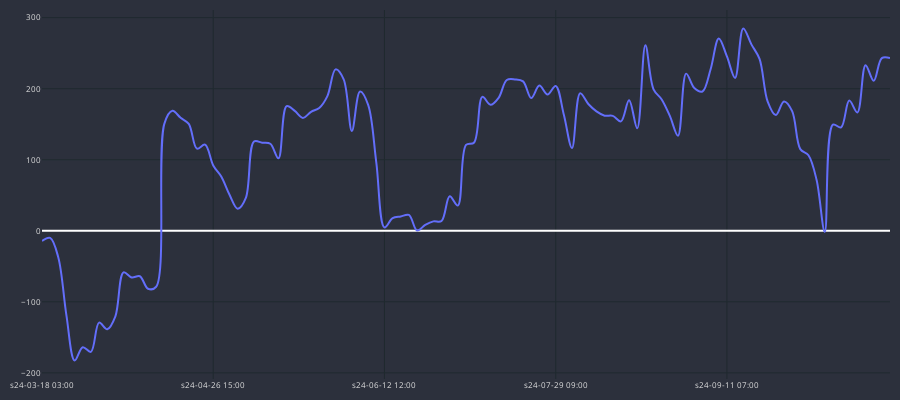
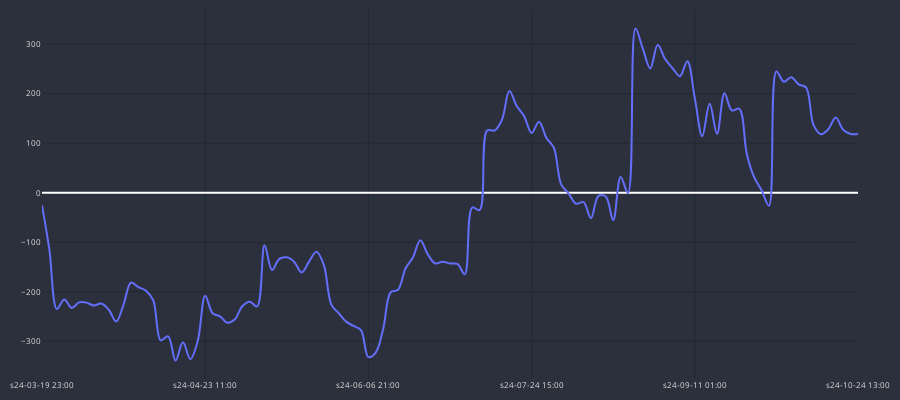

Source (notebook cell) for these figures, in order:
### Code cell
for curr in df_MA_10_MA_40[df_MA_10_MA_40.total_gain > 0].pair.unique():
    temp_gains = df_ma_trades_h1[(df_ma_trades_h1.cross==cross)&
                           (df_ma_trades_h1.pair==curr)].copy()
    print(curr, int(temp_gains.GAIN.sum()))
    cp = CandlePlot(temp_gains, candles=False)
    cp.show_plot(line_traces=['GAIN_C'])
